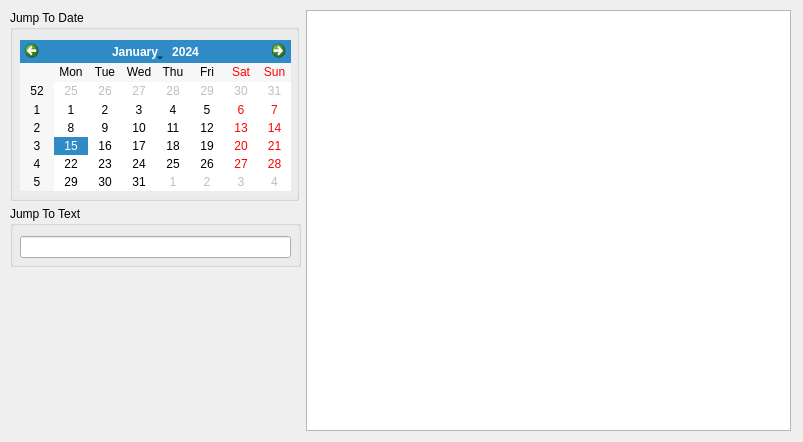
<?xml version="1.0" encoding="UTF-8"?>
<ui version="4.0">
 <class>HistoryDlg2</class>
 <widget class="QDialog" name="HistoryDlg2">
  <property name="geometry">
   <rect>
    <x>0</x>
    <y>0</y>
    <width>803</width>
    <height>442</height>
   </rect>
  </property>
  <property name="windowTitle">
   <string>History Browser</string>
  </property>
  <widget class="QWidget" name="layoutWidget">
   <property name="geometry">
    <rect>
     <x>10</x>
     <y>10</y>
     <width>781</width>
     <height>421</height>
    </rect>
   </property>
   <layout class="QHBoxLayout" name="horizontalLayout">
    <property name="spacing">
     <number>5</number>
    </property>
    <property name="sizeConstraint">
     <enum>QLayout::SetDefaultConstraint</enum>
    </property>
    <item>
     <layout class="QVBoxLayout" name="verticalLayout">
      <item>
       <widget class="QGroupBox" name="groupBox">
        <property name="sizePolicy">
         <sizepolicy hsizetype="Fixed" vsizetype="Fixed">
          <horstretch>0</horstretch>
          <verstretch>0</verstretch>
         </sizepolicy>
        </property>
        <property name="minimumSize">
         <size>
          <width>289</width>
          <height>191</height>
         </size>
        </property>
        <property name="title">
         <string>Jump To Date</string>
        </property>
        <widget class="QCalendarWidget" name="jumpToDate">
         <property name="geometry">
          <rect>
           <x>10</x>
           <y>30</y>
           <width>271</width>
           <height>151</height>
          </rect>
         </property>
        </widget>
       </widget>
      </item>
      <item>
       <widget class="QGroupBox" name="groupBox_2">
        <property name="sizePolicy">
         <sizepolicy hsizetype="Fixed" vsizetype="Fixed">
          <horstretch>0</horstretch>
          <verstretch>0</verstretch>
         </sizepolicy>
        </property>
        <property name="minimumSize">
         <size>
          <width>291</width>
          <height>61</height>
         </size>
        </property>
        <property name="title">
         <string>Jump To Text</string>
        </property>
        <widget class="QLineEdit" name="jumpToText">
         <property name="geometry">
          <rect>
           <x>10</x>
           <y>30</y>
           <width>271</width>
           <height>22</height>
          </rect>
         </property>
        </widget>
       </widget>
      </item>
      <item>
       <spacer name="verticalSpacer">
        <property name="orientation">
         <enum>Qt::Vertical</enum>
        </property>
        <property name="sizeHint" stdset="0">
         <size>
          <width>20</width>
          <height>108</height>
         </size>
        </property>
       </spacer>
      </item>
     </layout>
    </item>
    <item>
     <widget class="QListView" name="chatHistory">
      <property name="modelColumn">
       <number>0</number>
      </property>
     </widget>
    </item>
   </layout>
  </widget>
 </widget>
 <resources/>
 <connections/>
</ui>
